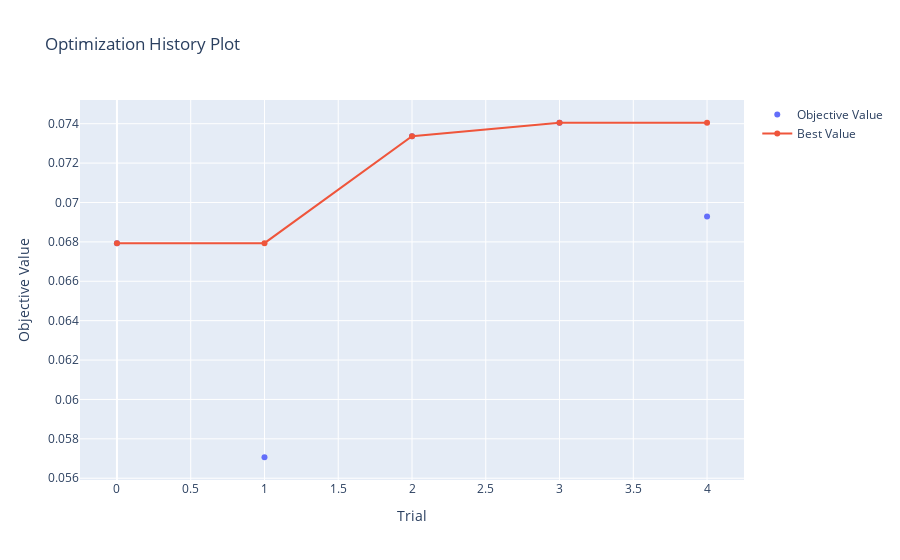

Notebook cell for this chart:
### Code cell
optuna.visualization.plot_optimization_history(study)

### Figure 1 — Plotly figure (JSON) as saved in the notebook; plotly's stock layout.template omitted (floating-point values rounded to 4 significant figures)
{"data": [{"mode": "markers", "name": "Objective Value", "type": "scatter", "x": [0, 1, 2, 3, 4], "y": [0.06793, 0.05707, 0.07337, 0.07405, 0.06929]}, {"name": "Best Value", "type": "scatter", "x": [0, 1, 2, 3, 4], "y": [0.06793, 0.06793, 0.07337, 0.07405, 0.07405]}], "layout": {"title": {"text": "Optimization History Plot"}, "xaxis": {"title": {"text": "Trial"}}, "yaxis": {"title": {"text": "Objective Value"}}}}
